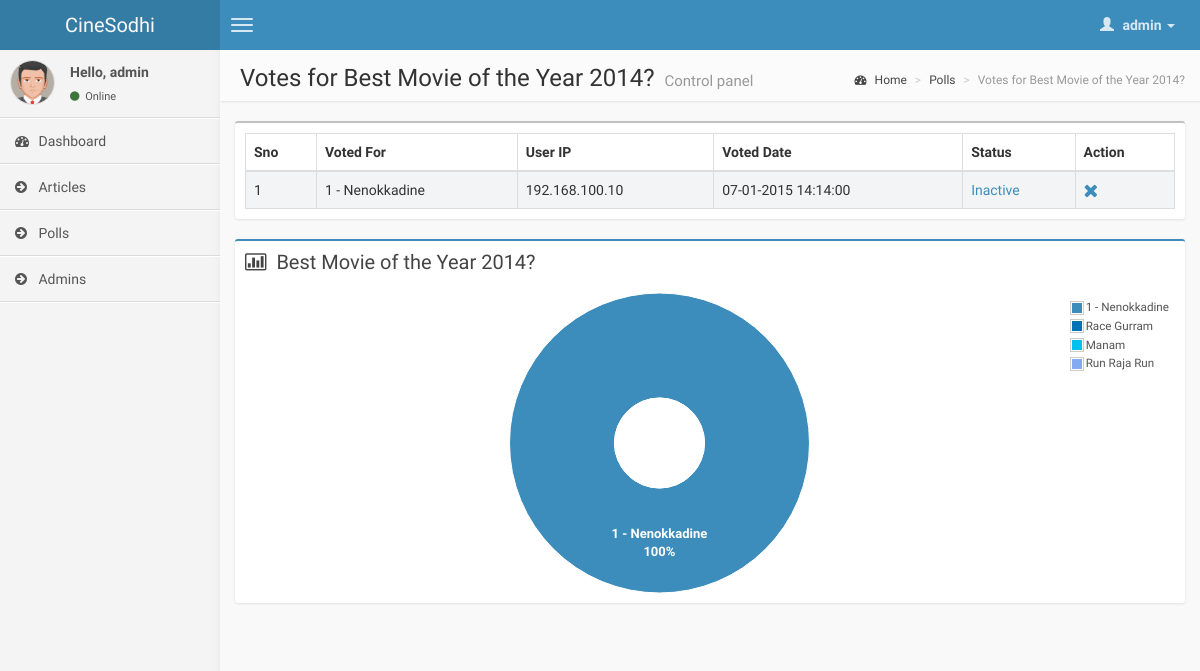
/admin/index.php?op=poll_votes&pid=1 (signed in), run on the app's committed database.
### tables this page shows
CREATE TABLE IF NOT EXISTS `polls` (
  `id` int(11) NOT NULL AUTO_INCREMENT,
  `question` varchar(250) NOT NULL,
  `option1` varchar(150) NOT NULL,
  `option2` varchar(150) NOT NULL,
  `option3` varchar(150) NOT NULL,
  `option4` varchar(150) NOT NULL,
  `createddate` date NOT NULL,
  `status` tinyint(1) NOT NULL,
  PRIMARY KEY (`id`)
);

CREATE TABLE IF NOT EXISTS `poll_votes` (
  `id` int(11) unsigned NOT NULL AUTO_INCREMENT,
  `poll_id` int(11) NOT NULL,
  `vote` tinyint(4) unsigned NOT NULL,
  `user_ip` varchar(50) NOT NULL,
  `voted_datetime` datetime NOT NULL,
  `status` tinyint(1) NOT NULL,
  PRIMARY KEY (`id`),
  KEY `poll_id` (`poll_id`)
);

### admin/index.php (called while the page is built)
<?php
	include_once("../lib/config.php");
	include_once("includes/header.php");
	include_once("includes/body.php");
	include_once("includes/footer.php");
?>

### lib/config.php (called while the page is built, shortened)
<?php
include_once('Database.class.php');
$Database = new Database('localhost','root','','cinesodhi');
?>

### lib/Database.class.php (called while the page is built, shortened)
<?php
class Database {
var $query_id = 0;
function fetch_array($query_id=-1) {
	if ($query_id!=-1) {
		$this->query_id=$query_id;
	}
	if (isset($this->query_id)) {
		$record = @mysql_fetch_assoc($this->query_id);
	}else{
		$this->oops("Invalid query_id: <b>$this->query_id</b>. Records could not be fetched.");
	}
	return $record;
}
function fetch_values($Ed_sql)
{
	$Ed_res = mysql_query($Ed_sql);
	$out = array();
	while ($row = $this->fetch_array($Ed_res,$Ed_sql)){
		$out[] = $row;
	}
	return $out;
}
}
?>

### admin/includes/poll_votes.php (the view, shortened to what this page needs)
<div class="box">
	<div class="box-body table-responsive">
	    <table id="pollVotesData" class="table table-bordered table-striped">
			<thead>
				<tr>
				  <th>Sno</th>
				  <th>Voted For</th>
				  <th>User IP</th>
				  <th>Voted Date</th>
				  <th>Status</th>
				  <th>Action</th>
				</tr>
			</thead>
			<tbody>
			<?php
			 $pollVotes = $Database->fetch_values("select *, v.status as vstatus from poll_votes v,polls p where p.id = v.poll_id and v.poll_id = ".$_GET['pid']." ORDER BY v.id asc");
			 if(count($pollVotes) > 0)
			 {
			    $i=1;
				$votesArray = array('option1'=>0,'option2'=>0,'option3'=>0,'option4'=>0);
			    foreach($pollVotes as $pollVote)
				{
					if($pollVote['vstatus']==1)
					{
					  $status = 'Active';
					  $sval = 0;
					}
					else
					{
						$status = 'Inactive';
						$sval = 1;
					}
					$answerKey = "option".$pollVote['vote'];
					$votesArray[$answerKey] = $votesArray[$answerKey]+1;
			 ?>
					<tr>
					  <td><?php echo $i;?></td>
					  <td><?php echo $pollVote[$answerKey];?></td>
					  <td><?php echo $pollVote['user_ip'];?></td>
					  <td><?php echo date("d-m-Y H:i:s", strtotime($pollVote['voted_datetime']));?></td>
					  <td>
					    <a title="Change Status" data-placement="bottom" data-toggle="tooltip" href='index.php?op=poll_votes&pid=<?=$_GET['pid']?>&vid=<?=$pollVote['id']?>&status=<?php echo $sval;?>'>
					     <?php echo $status;?>
					     </a>
					  </td>
					  <td>
					  <a title="Remove Vote" data-placement="bottom" data-toggle="tooltip" href='index.php?op=poll_votes&Action=Delete&pid=<?=$_GET['pid']?>&vid=<?=$pollVote['id']?>' onclick="return confirm('Are you sure')">
					    <i class="fa fa-times fa-lg"></i></a>
					   </td>
					</tr>
			 <?php
			    $i++;}
			 }
			 ?>
			</tbody>
        </table>
	 </div>
</div>
<?php
if(count($pollVotes) > 0)
{
  $graphData = array();
 foreach($votesArray as $voteKey => $voteData)
 {
	 $graphData[$voteKey]['label'] = $polls[0][$voteKey];
	 if($voteData>0)
	 {
		$val = $voteData / count($pollVotes) * 100;
	 }
	 else{
		 $val = $voteData;
	 }
	 $graphData[$voteKey]['value'] = $val;
 }
?>
	<div class="box box-primary">
		<div class="box-header">
			<h3 class="box-title"><i class="fa fa-bar-chart-o"></i>
			&nbsp;<?php echo $polls[0]['question'];?></h3>
		</div>
		<div class="box-body">
			<div id="votes-chart" style="height: 300px;"></div>
		</div>
	</div>
<?php
}?>
<script type="text/javascript">
$(function() {
	<?php
	if(count($pollVotes) > 0 && count($graphData)>0)
	{?>
		/*
		 * DONUT CHART
		 * -----------
		 */
		var donutData = [
			{label: "<?php echo $graphData['option1']['label'];?>", data: <?php echo $graphData['option1']['value'];?>, color: "#3c8dbc"},
			{label: "<?php echo $graphData['option2']['label'];?>", data: <?php echo $graphData['option2']['value'];?>, color: "#0073b7"},
			{label: "<?php echo $graphData['option3']['label'];?>", data: <?php echo $graphData['option3']['value'];?>, color: "#00c0ef"},
			{label: "<?php echo $graphData['option4']['label'];?>", data: <?php echo $graphData['option4']['value'];?>, color: "#83AAF2"}
		];
		$.plot("#votes-chart", donutData, {
			series: {
				pie: {
					show: true,
					radius: 1,
					innerRadius: 0.3,
					label: {
						show: true,
						radius: 2 / 3,
						formatter: labelFormatter,
						threshold: 0.1
					}
				}
			},
			legend: {
				show: true
			}
		});
		/*
		 * END DONUT CHART
		 */
	<?php
	}?>
	$('#pollVotesData').dataTable({
		"bPaginate": true,
		"bLengthChange": false,
		"bFilter": false,
		"bSort": true,
		"bInfo": true,
		"bAutoWidth": false,
		"stateSave": true
	});
});
/*
 * Custom Label formatter
 * ----------------------
 */
function labelFormatter(label, series) {
	return "<div style='font-size:13px; text-align:center; padding:2px; color: #fff; font-weight: 600;'>"
			+ label
			+ "<br/>"
			+ Math.round(series.percent) + "%</div>";
}
</script>

### admin/includes/body.php (shortened to what this page needs)
<div class="wrapper row-offcanvas row-offcanvas-left">
	<?php
	include_once("leftmenu.php");
	?>
            <aside class="right-side">
				<?php
				$b2Title = '';
				$op = '';
				if(isset($_GET['op']) && $_GET['op']!="")
				{
				  switch($_GET['op'])
				  {
					case 'poll_votes':
					$polls =$Database->fetch_values("select * from polls where id = '".$_GET['pid']."'");
			        if(count($polls) > 0)
			        {
					  $pageHeading = "Votes for ".$polls[0]['question'];
					  $b1Title = 'Polls';
					  $b2Title = $pageHeading;
					  $op = 'polls';
					}
					break;
				  }
					$body = $_GET['op'];
					$filename="includes/".$body.".php";
					if(file_exists($filename))
					{
					 $includeFile = $filename;
					}
					else
					{
					 $pageHeading = '404';
					 $b1Title = '404';
					 $includeFile = "includes/404error.php";
					}
				}
				?>
                <section class="content-header">
                    <h1>
                        <?php echo $pageHeading;?>
                        <small>Control panel</small>
                    </h1>
                    <ol class="breadcrumb">
                      <li>
						<a href="index.php?op=main"><i class="fa fa-dashboard"></i> Home</a>
					  </li>
					  <?php
					  if(isset($_GET['Action']) || $b2Title!="")
					  {?>
                       <li><a href="index.php?op=<?php echo $op;?>"><?php echo $b1Title;?></a></li>
					   <li class="active"><?php echo $b2Title;?></li>
					  <?php
					  }
					  else
					  {?>
					   <li class="active"><?php echo $b1Title;?></li>
					  <?php
					  }?>
                    </ol>
                </section>
                <section class="content">
				<?php
				include_once($includeFile);
				?>
				</section>
			</aside>
</div>

### data on the page
polls: question "Votes for Best Movie of the Year 2014?", question "Best Movie of the Year 2014?"
poll_votes: poll.option1 "1 - Nenokkadine", user_ip "192.168.100.10", voted_datetime "07-01-2015 14:14:00", status "Inactive"

### other printed values
$_SESSION['name'] "admin"
$b1Title "Polls"
chart data {{ $graphData['option1']['label'] }} 1 - Nenokkadine
chart data {{ $graphData['option2']['label'] }} Race Gurram
chart data {{ $graphData['option2']['value'] }} 0
